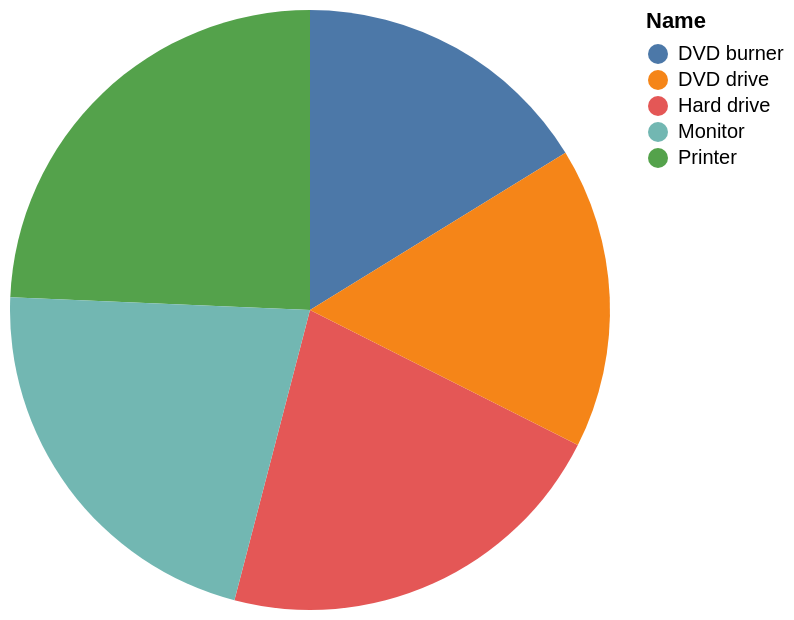

The specification (Vega-Lite) saved for this image:
### Vega-Lite specification from a JSON file in a GitHub repository (floating-point values rounded to 4 significant figures)
{"data": {"values": [{"x_data": "Printer", "y_data": 270}, {"x_data": "Hard drive", "y_data": 240}, {"x_data": "Monitor", "y_data": 240}, {"x_data": "DVD burner", "y_data": 180}, {"x_data": "DVD drive", "y_data": 180}]}, "mark": "arc", "encoding": {"theta": {"field": "y_data", "type": "quantitative", "title": "Price"}, "color": {"field": "x_data", "type": "nominal", "title": "Name"}}}
